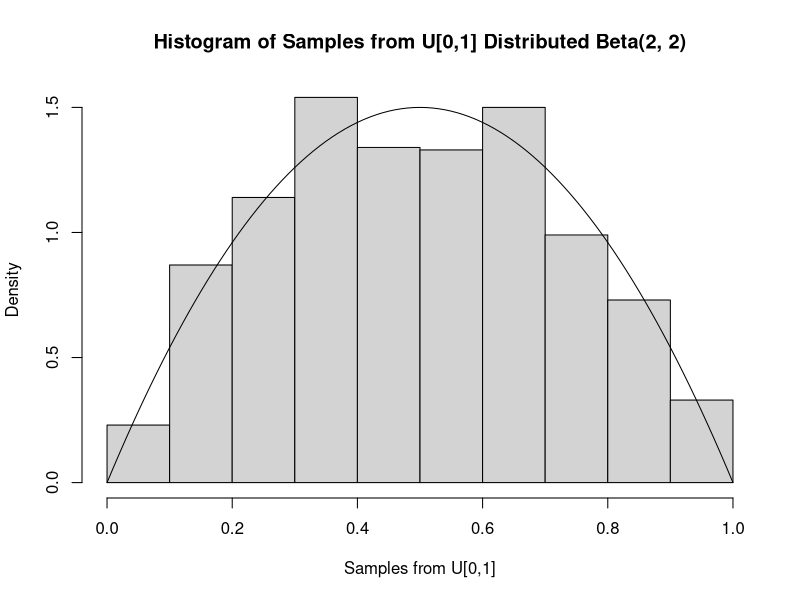

Write R code to recreate this figure.
## ---- chunk 1
library(dplyr)
## ---- chunk 2
# Obtain 2000 samples from the Unif[0, 1] distribution.
sample = data.frame(unif = runif(2000, 0, 1))

# Obtain 2000 samples from the Beta(2, 2) distribution based on our samples from the uniform distribution.
sample$betaDensity = dbeta(sample$unif, 2, 2)

# Set normalizing constant to be the maximum Beta density value
maxDens = max(sample$betaDensity, na.rm = T)

# Apply the acceptance / rejection criterion
sample$accepted = ifelse(runif(2000, 0, 1) < sample$betaDensity / maxDens, T, F)

# Filter down to the first 1000 samples accepted
sample <- sample %>%
  filter(accepted == T)
sample <- sample[c(1:1000),]
## ---- chunk 3
# Plot histogram
hist(sample$unif[sample$accepted], freq = F, main = "Histogram of Samples from U[0,1] Distributed Beta(2, 2)", xlab = "Samples from U[0,1]")

# Plot the Beta(2, 2) distribution
curve(dbeta(x, 2, 2), from = 0, to = 1, add = T)
